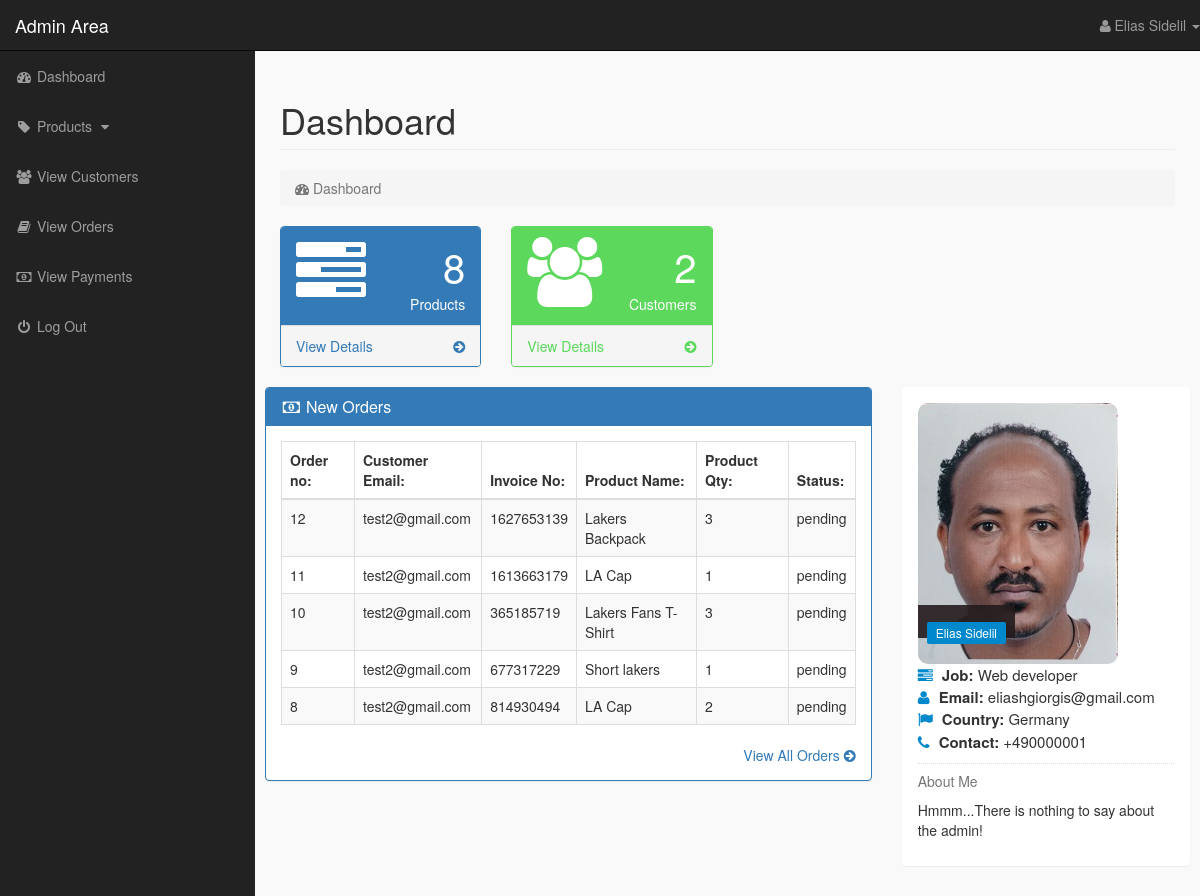
/admin/index.php?dashboard (signed in), run on an earlier commit of the app's database.
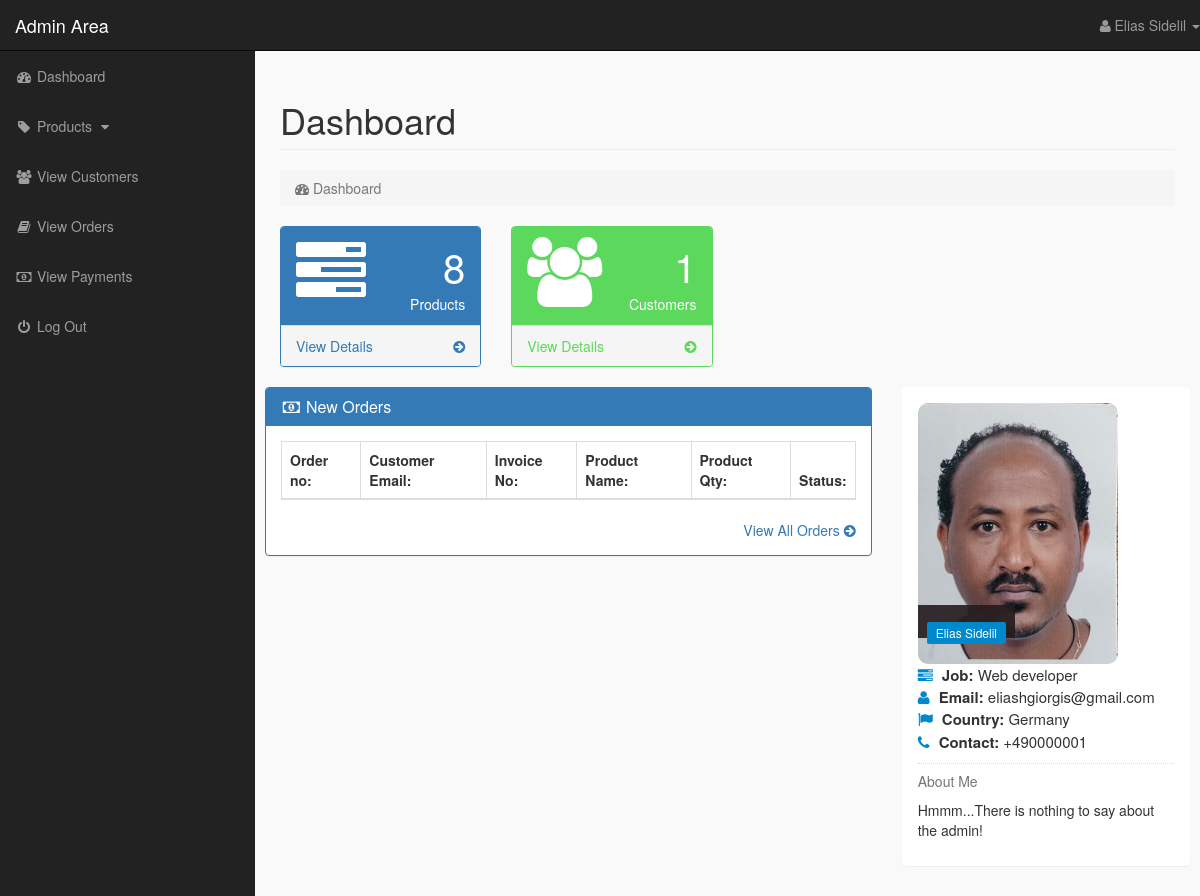
And on a later commit of the database.
### tables this page shows
CREATE TABLE `tbl_orders` (
  `order_id` int(10) NOT NULL,
  `customer_id` int(10) NOT NULL,
  `product_name` varchar(100) NOT NULL,
  `due_amount` int(100) NOT NULL,
  `invoice_no` int(100) NOT NULL,
  `qty` int(10) NOT NULL,
  `order_date` date NOT NULL,
  `order_status` text NOT NULL
);

CREATE TABLE `tbl_customer` (
  `customer_id` int(10) NOT NULL,
  `customer_name` varchar(255) NOT NULL,
  `customer_email` varchar(255) NOT NULL,
  `customer_pass` varchar(255) NOT NULL,
  `customer_country` text NOT NULL,
  `customer_city` text NOT NULL,
  `customer_contact` varchar(255) NOT NULL,
  `customer_address` text NOT NULL,
  `customer_image` text NOT NULL,
  `customer_ip` varchar(100) NOT NULL
);

### admin/dashboard.php (the view, shortened to what the changed rows need)
<?php
    if(!isset($_SESSION['admin_email'])){
        echo "<script>window.open('login.php','_self')</script>";
    }else{
?>
<div class="row">
    <div class="col-lg-12">
        <h1 class="page-header"> Dashboard </h1>
        <ol class="breadcrumb">
            <li class="active">
                <i class="fa fa-dashboard"></i> Dashboard
            </li>
        </ol>
    </div>
</div>
<div class="row">
    <div class="col-lg-3 col-md-6">
        <div class="panel panel-primary">
            <div class="panel-heading">
                <div class="row">
                    <div class="col-xs-3">
                        <i class="fa fa-tasks fa-5x"></i>
                    </div>
                    <div class="col-xs-9 text-right">
                        <div class="huge"> <?php echo $count_products; ?> </div>
                        <div> Products </div>
                    </div>
                </div>
            </div>
            <a href="index.php?view_products">
                <div class="panel-footer">
                    <span class="pull-left">
                        View Details
                    </span>
                    <span class="pull-right">
                        <i class="fa fa-arrow-circle-right"></i>
                    </span>
                    <div class="clearfix"></div>
                </div>
            </a>
        </div>
    </div>
    <div class="col-lg-3 col-md-6">
        <div class="panel panel-green">
            <div class="panel-heading">
                <div class="row">
                    <div class="col-xs-3">
                        <i class="fa fa-users fa-5x"></i>
                    </div>
                    <div class="col-xs-9 text-right">
                        <div class="huge"> <?php echo $count_customers; ?> </div>
                        <div> Customers </div>
                    </div>
                </div>
            </div>
            <a href="index.php?view_customers">
                <div class="panel-footer">
                    <span class="pull-left">
                        View Details
                    </span>
                    <span class="pull-right">
                        <i class="fa fa-arrow-circle-right"></i>
                    </span>
                    <div class="clearfix"></div>
                </div>
            </a>
        </div>
    </div>
<div class="row">
    <div class="col-lg-8">
        <div class="panel panel-primary">
            <div class="panel-heading">
                <h3 class="panel-title">
                    <i class="fa fa-money fa-fw"></i> New Orders
                </h3>
            </div>
            <div class="panel-body">
                <div class="table-responsive">
                    <table class="table table-hover table-striped table-bordered">
                        <thead>
                            <tr>
                                <th> Order no: </th>
                                <th> Customer Email: </th>
                                <th> Invoice No: </th>
                                <th> Product Name: </th>
                                <th> Product Qty: </th>
                                <th> Status: </th>
                            </tr>
                        </thead>
                        <tbody>
                            <?php
                                $get_order = "select * from tbl_orders order by 1 DESC LIMIT 0,5";
                                $run_order = mysqli_query($con,$get_order);
                                while($row_order=mysqli_fetch_array($run_order)){
                                    $order_id = $row_order['order_id'];
                                    $c_id = $row_order['customer_id'];
                                    $invoice_no = $row_order['invoice_no'];
                                    $product_name = $row_order['product_name'];
                                    $qty = $row_order['qty'];
                                    $order_status = $row_order['order_status'];
                            ?>
                            <tr>
                                <td> <?php echo $order_id; ?> </td>
                                <td>
                                    <?php
                                        $get_customer = "select * from tbl_customer where customer_id='$c_id'";
                                        $run_customer = mysqli_query($con,$get_customer);
                                        $row_customer = mysqli_fetch_array($run_customer);
                                        $customer_email = $row_customer['customer_email'];
                                        echo $customer_email;
                                    ?>
                                </td>
                                <td> <?php echo $invoice_no; ?> </td>
                                <td> <?php echo $product_name; ?> </td>
                                <td> <?php echo $qty; ?> </td>
                                <td>
                                    <?php
                                        if($order_status=='pending'){
                                            echo $order_status='pending';
                                        }else{
                                            echo $order_status='Complete';
                                        }
                                    ?>
                                </td>
                            </tr>
                            <?php } ?>
                        </tbody>
                    </table>
                </div>
                <div class="text-right">
                    <a href="index.php?view_orders">
                        View All Orders <i class="fa fa-arrow-circle-right"></i>
                    </a>
                </div>
            </div>
        </div>
    </div>
    <div class="col-md-4">
        <div class="panel">
            <div class="panel-body">
                <div class="mb-md thumb-info">
                    <img src="admin_images/<?php echo $admin_image; ?>" alt="<?php echo $admin_image; ?>" class="rounded img-responsive">
                    <div class="thumb-info-title">
                        <span class="thumb-info-type"> <?php echo $admin_name; ?> </span>
                    </div>
                </div>
                <div class="mb-md">
                    <div class="widget-content-expanded">
                        <i class="fa fa-tasks"></i> <span> Job: </span> <?php echo $admin_job; ?> <br/>
                        <i class="fa fa-user"></i> <span> Email: </span> <?php echo $admin_email; ?> <br/>
                        <i class="fa fa-flag"></i> <span> Country: </span> <?php echo $admin_country; ?> <br/>
                        <i class="fa fa-phone"></i> <span> Contact: </span> <?php echo $admin_contact; ?> <br/>
                    </div>
                    <hr class="dotted short">
                    <h5 class="text-muted"> About Me </h5>
                    <p>
                        <?php echo $admin_about; ?>
                    </p>
                </div>
            </div>
        </div>
    </div>
</div>
<?php } ?>

What changed in the data, as far as the page shows it:
removed tbl_orders: order_id "12", customer.customer_email "test2@gmail.com", invoice_no "1627653139", product_name "Lakers Backpack", qty "3"
removed tbl_orders: order_id "11", customer.customer_email "test2@gmail.com", invoice_no "1613663179", product_name "LA Cap", qty "1"
removed tbl_orders: order_id "10", customer.customer_email "test2@gmail.com", invoice_no "365185719", product_name "Lakers Fans T-Shirt", qty "3"
removed tbl_orders: order_id "9", customer.customer_email "test2@gmail.com", invoice_no "677317229", product_name "Short lakers", qty "1"
removed tbl_orders: order_id "8", customer.customer_email "test2@gmail.com", invoice_no "814930494", product_name "LA Cap", qty "2"
Also different on the page:
$count_customers: "2" → "1"
